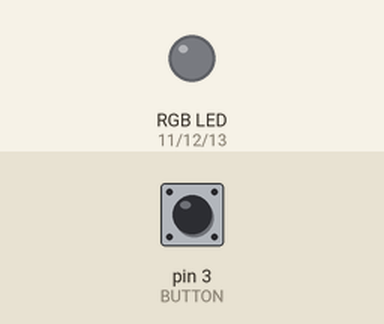
Bench run of a program on a simulated Raspberry Pi (header pin numbers). Shown: an RGB LED mixed from three pins (HIGH = lit). The test bench sets the inputs (shaded band); at power-on: pin 3 (BUTTON) LOW.

Above: at 1.2 s.
1.3 s: pin 3 (BUTTON) pulled HIGH for 0.15 s
At 1.6 s:
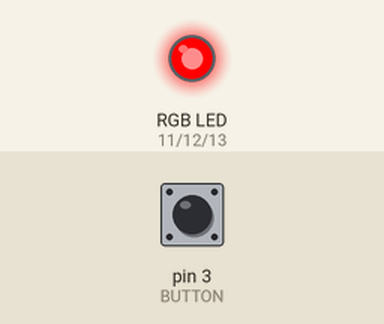
2.9 s: pin 3 (BUTTON) pulled HIGH for 1 s
At 4.1 s:
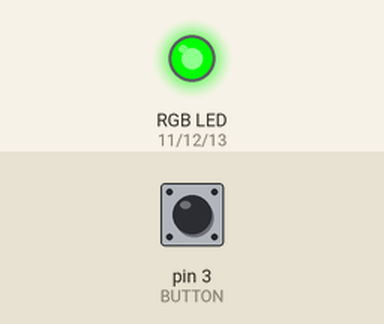
5.4 s: pin 3 (BUTTON) pulled HIGH for 0.15 s
At 6.0 s:
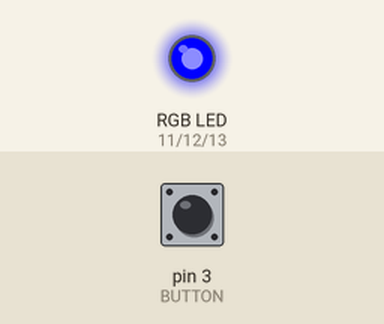
7.0 s: pin 3 (BUTTON) pulled HIGH for 3.2 s
At 8.4 s:
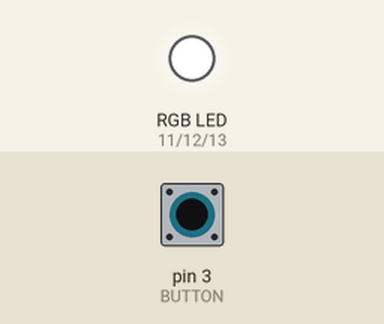
Timing chart, 0 to 10.0 s (numbered marks = the images above; inputs shaded):
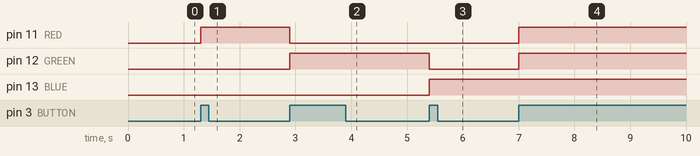

The program:

gpio_main4.py
```python
# PUSHBUTTON RGB LED Control
import RPi.GPIO as GPIO
import time

BUTTON = 3
RED = 11
GREEN = 12
BLUE = 13

GPIO.setmode(GPIO.BOARD)
GPIO.setup(RED, GPIO.OUT)
GPIO.setup(GREEN, GPIO.OUT)
GPIO.setup(BLUE, GPIO.OUT)
GPIO.setup(BUTTON, GPIO.IN, pull_up_down = GPIO.PUD_DOWN)

is_click = False
count = 0
def button_push(channel) :
    global count
    count += 1
    if count % 5 == 1 : # RED
        GPIO.output(RED, GPIO.HIGH)
        GPIO.output(GREEN, GPIO.LOW)
        GPIO.output(BLUE, GPIO.LOW)
    elif count % 5 == 2 : # GREEN
        GPIO.output(RED, GPIO.LOW)
        GPIO.output(GREEN, GPIO.HIGH)
        GPIO.output(BLUE, GPIO.LOW)
    elif count % 5 == 3 : # BLUE
        GPIO.output(RED, GPIO.LOW)
        GPIO.output(GREEN, GPIO.LOW)
        GPIO.output(BLUE, GPIO.HIGH)
    elif count % 5 == 4 : # WHITE
        GPIO.output(RED, GPIO.HIGH)
        GPIO.output(GREEN, GPIO.HIGH)
        GPIO.output(BLUE, GPIO.HIGH)
    else : # OFF
        GPIO.output(RED, GPIO.LOW)
        GPIO.output(GREEN, GPIO.LOW)
        GPIO.output(BLUE, GPIO.LOW)

GPIO.add_event_detect(BUTTON, GPIO.RISING,
                     callback = button_push, bouncetime = 100)


try :
    while True :
        time.sleep(0.1)
except KeyboardInterrupt :
    GPIO.output(RED, GPIO.LOW)
    GPIO.output(GREEN, GPIO.LOW)
    GPIO.output(BLUE, GPIO.LOW)
    GPIO.cleanup()
```

Measured:
- after the input at 1.3 s, pin 11 (RED): LOW → HIGH at once
- after the input at 2.9 s, pin 11 (RED): HIGH → LOW at once; pin 12 (GREEN): LOW → HIGH at once
- after the input at 5.4 s, pin 12 (GREEN): HIGH → LOW at once; pin 13 (BLUE): LOW → HIGH at once
- after the input at 7.0 s, pin 11 (RED), pin 12 (GREEN): LOW → HIGH at once
